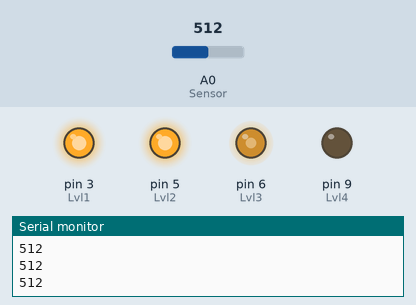
Bench run of a sketch on a simulated Arduino Uno, built with avr-gcc and run on an emulated ATmega328P. On the bench: output pins drawn as LEDs (lit = HIGH), the last lines printed to the serial monitor. Inputs (shaded band) come from the test bench; at power-on: A0 (Sensor) = 512.

Above: at 1.2 s.
1.3 s: A0 (Sensor) set to 716
At 2.5 s:
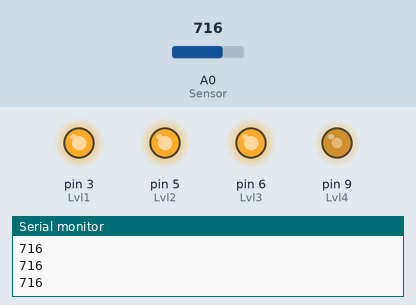
2.8 s: A0 (Sensor) set to 777
At 4.0 s:
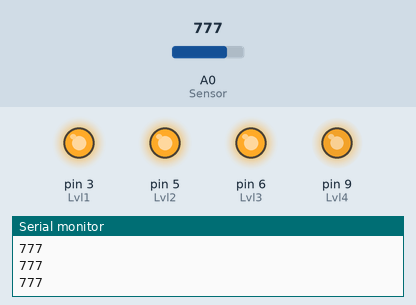
4.3 s: A0 (Sensor) set to 306
At 5.0 s:
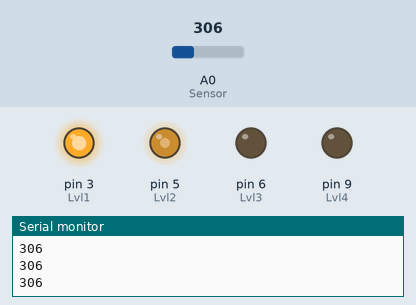
5.8 s: A0 (Sensor) set to 245
At 6.3 s:
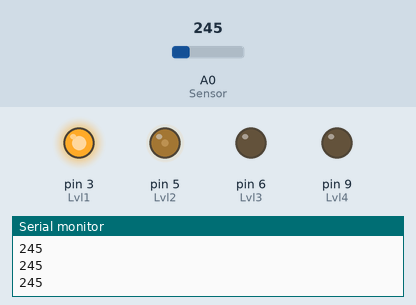
7.3 s: A0 (Sensor) set to 265
At 8.5 s:
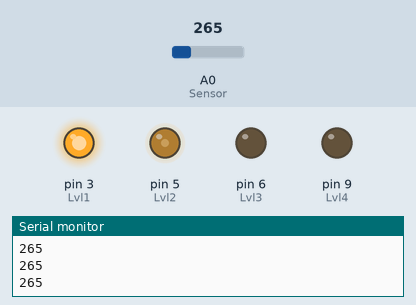
8.8 s: A0 (Sensor) set to 122
At 9.8 s:
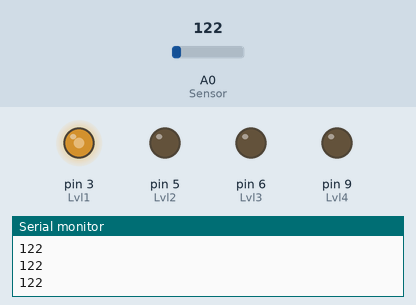
Timing chart, 0 to 11.3 s (numbered marks = the images above; inputs shaded):
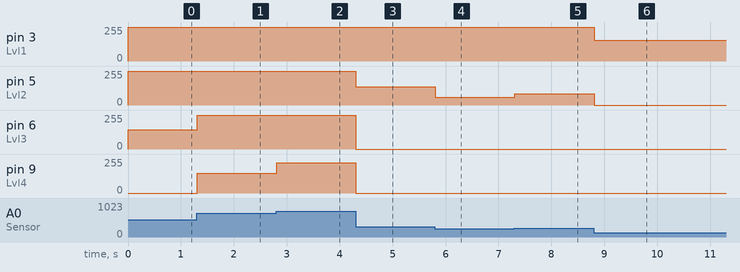

Measured:
- after the input at 1.3 s, pin 6 (Lvl3): 143/255 → 255/255 at once; pin 9 (Lvl4): 0/255 → 148/255 at once
- after the input at 2.8 s, pin 9 (Lvl4): 148/255 → 226/255 at once
- after the input at 4.3 s, pin 5 (Lvl2): 255/255 → 136/255 at once; pin 6 (Lvl3): 255/255 → 0/255 at once; pin 9 (Lvl4): 226/255 → 0/255 at once
- after the input at 5.8 s, pin 5 (Lvl2): 136/255 → 58/255 at once
- after the input at 7.3 s, pin 5 (Lvl2): 58/255 → 83/255 at once
- after the input at 8.8 s, pin 3 (Lvl1): 255/255 → 156/255 at once; pin 5 (Lvl2): 83/255 → 0/255 at once

The sketch:

Waterlevel.ino
```cpp
#define Lvl1 3
#define Lvl2 5
#define Lvl3 6
#define Lvl4 9
#define Sensor A0

void setup() {

  pinMode(Lvl1, OUTPUT);
  pinMode(Lvl2, OUTPUT);
  pinMode(Lvl3, OUTPUT);
  pinMode(Lvl4, OUTPUT);
  Serial.begin(9600);
}

void loop() {

  int sense = analogRead(Sensor);
  int level = map(sense, 0, 800, 0, 1023);

  int reg1;
  int reg2;
  int reg3;
  int reg4;
  Serial.println(sense);
  if ((level >= 0) && (level <= 255))
  {
    reg1 = level;
    reg2 = 0;
    reg3 = 0;
    reg4 = 0;
  }else if ((level > 255) && (level <= 511))
  {
    reg1 = 255;
    reg2 = level - 255;
    reg3 = 0;
    reg4 = 0;
  }else if ((level > 511) && (level <= 767))
  {
    reg1 = 255;
    reg2 = 255;
    reg3 = level - 511;
    reg4 = 0;
  }else if (level > 767)
  {
    reg1 = 255;
    reg2 = 255;
    reg3 = 255;
    reg4 = level - 767;
  }
  analogWrite(Lvl1, reg1);
  analogWrite(Lvl2, reg2);
  analogWrite(Lvl3, reg3);
  analogWrite(Lvl4, reg4);

}
```
